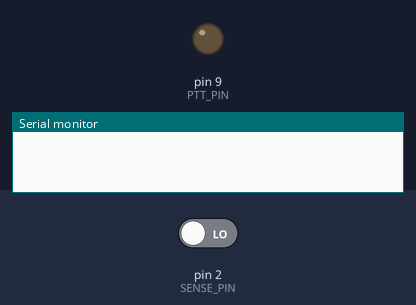
A sketch run on a simulated Arduino Uno, built with avr-gcc and run on an emulated ATmega328P. Parts: output pins drawn as LEDs (lit = HIGH), the last lines printed to the serial monitor. The inputs (shaded band) are chosen by the test bench; at power-on: pin 2 (SENSE_PIN) LOW.

Above: at 1.2 s.
1.3 s: pin 2 (SENSE_PIN) driven HIGH
At 3.1 s:
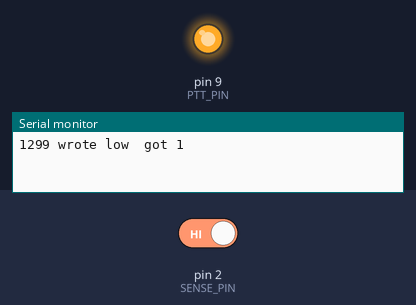
3.8 s: pin 2 (SENSE_PIN) driven LOW
At 6.2 s:
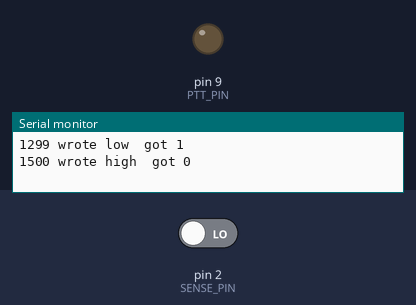
Timing chart, 0 to 7.7 s (numbered marks = the images above; inputs shaded):
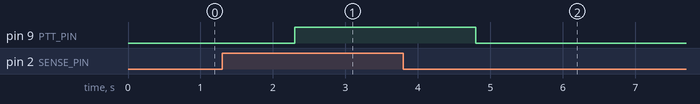

The sketch:

TestSwitch.ino
```cpp
#define SENSE_PIN 2
#define PTT_PIN 9

void setup() {
  // put your setup code here, to run once:
   pinMode(SENSE_PIN, INPUT);
   pinMode(PTT_PIN, OUTPUT);

   Serial.begin(19200);
   while(!Serial);
}

void loop() {
  // put your main code here, to run repeatedly:
  int sense;
  unsigned long tst, ten, dur;

  while(1) {
    sense=0;

    digitalWrite(PTT_PIN, LOW);
    tst = millis();
    while(!sense) {
        sense = digitalRead(SENSE_PIN);
        ten = millis();
    }
    dur = ten - tst;
    Serial.print(dur); Serial.print(" wrote low  got "); Serial.println(sense);
    delay(1000);

    sense=1;
    digitalWrite(PTT_PIN, HIGH);
    tst = millis();
    while(sense) {
        sense = digitalRead(SENSE_PIN);
        ten = millis();
    }
    dur = ten - tst;
    Serial.print(dur); Serial.print(" wrote high  got "); Serial.println(sense);

    delay(1000);
  }
}
```

Measured:
- after the input at 1.3 s, pin 9 (PTT_PIN): LOW → HIGH after 1.0 s
- after the input at 3.8 s, pin 9 (PTT_PIN): HIGH → LOW after 1.0 s
